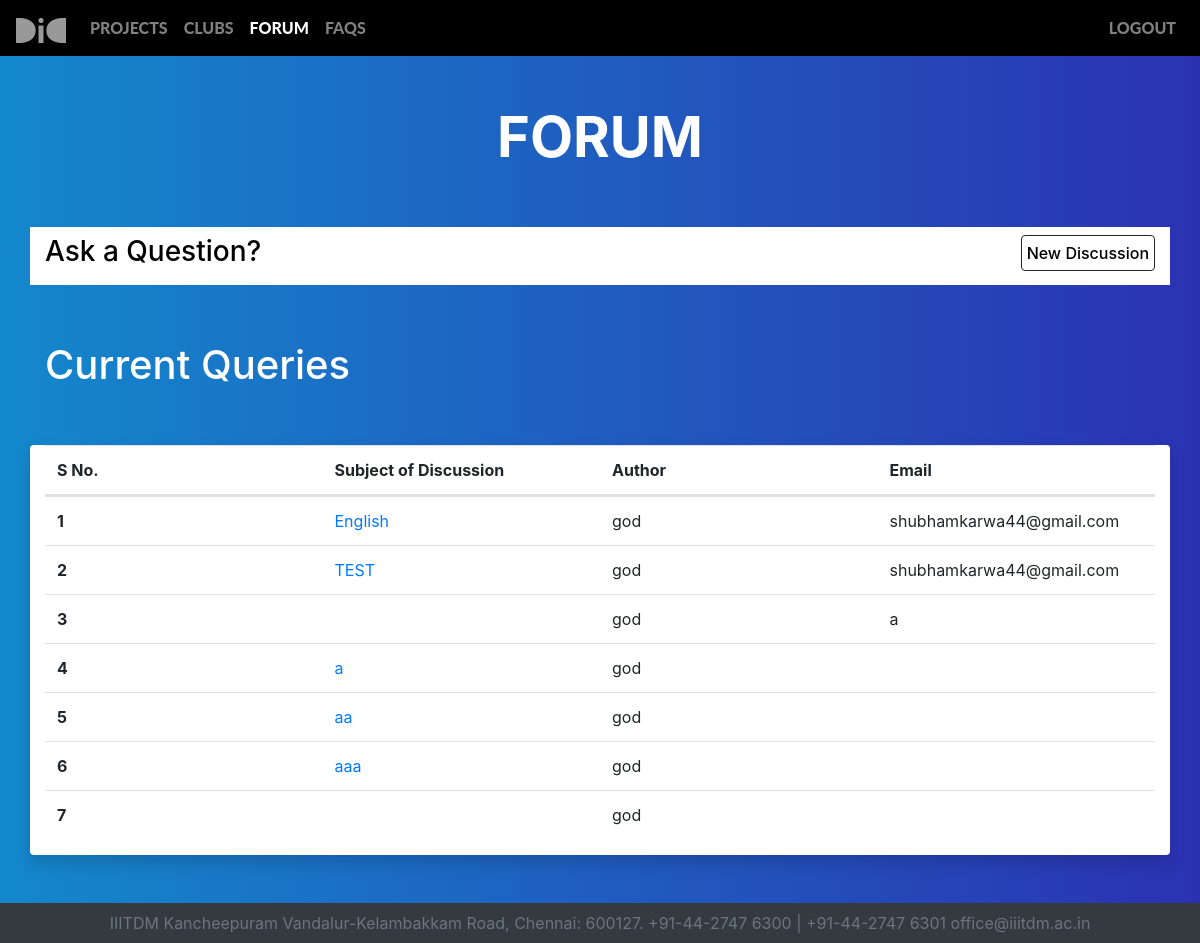
The app's page /forms/ (signed in), older data.
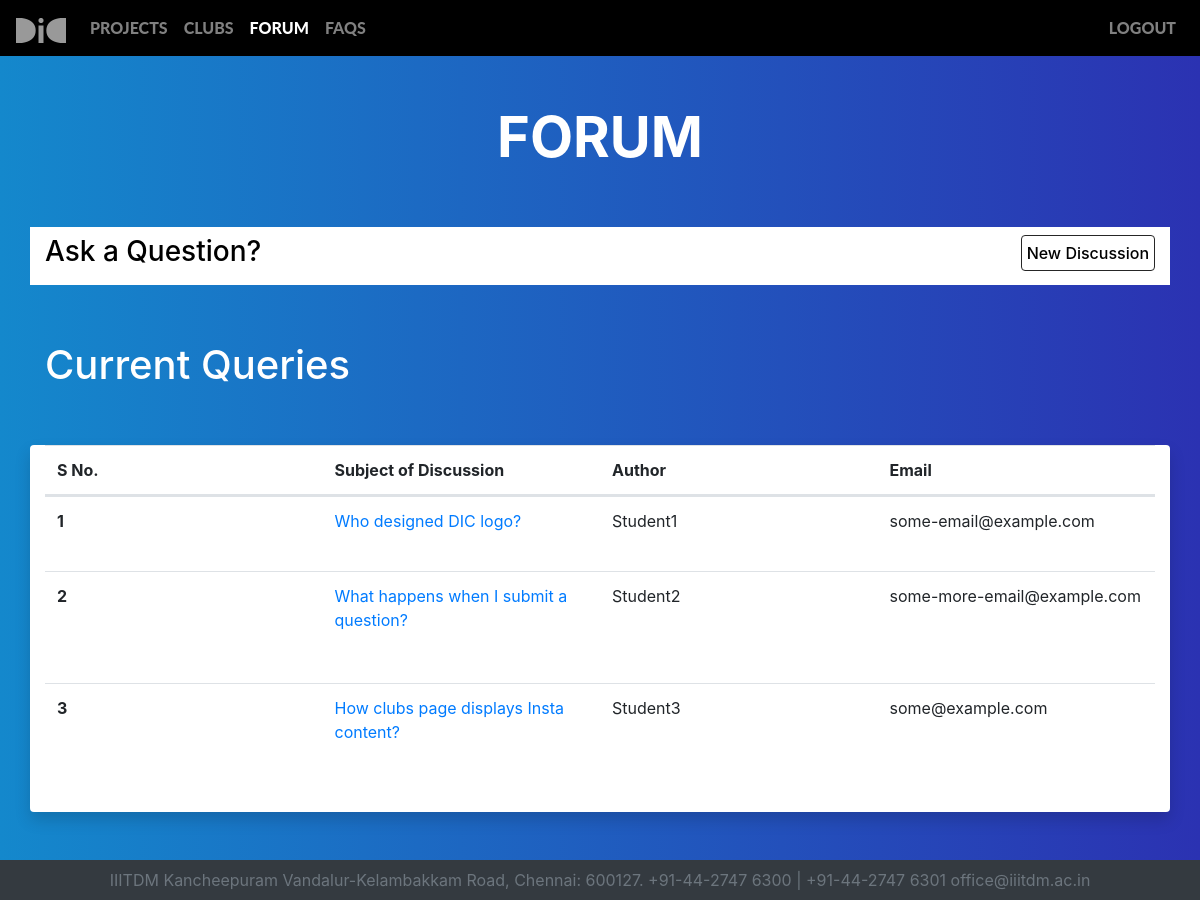
The same page, newer data.
### Forum/models.py (models this page shows)
class query(models.Model):
	name = models.CharField(max_length=20)
	email = models.EmailField(blank=True)
	content = models.TextField(max_length=500, blank= True)
	subject= models.CharField(max_length=100)

### Forum/views.py (the view, shortened to what this page needs)
# urls.py: path('forms/', views.index, name="forms"),
@login_required(login_url="/login/")
def index(request):
	if request.method=='GET':
		context= {
			 "queries":query.objects.all()
		 }
		return render(request,"Forum/index.html",context)

### Forum/templates/Forum/index.html (shortened to what this page needs)
{%extends "Forum/base.html"%}
{% load static %}
{% block content %}
<link rel="stylesheet" type="text/css" href="https://stackpath.bootstrapcdn.com/bootstrap/4.4.1/css/bootstrap.min.css">
<link rel="stylesheet"  href='{% static "css/forumindexstyle.css" %}'>
<div id="page">
	<header class="py-5 text-center">
		<h1 class="display-4 font-weight-bold" style="color: #ffffff;">FORUM</h1>
	</header>
	<div class="container">
		<div class ="row bg-white py-2">
			<div class="col-lg-12" >
				<div class="pullleft">
					<h3 style="color: #000000;">Ask a Question?</h3>
				</div>
				<div class="pullright">
					<a id="new_disc_button" class="btn btn primary logout" href="#" onclick="start_discussion()">New Discussion</a>
				</div>
			</div>
		</div>
	<div class="container py-4">
	</div>
		<h1 style="color: #ffffff;margin-top: 0.5rem;"> Current Queries </h1>
		<div class="row py-5">
			<div class="col-lg-12 mx-auto bg-white rounded shadow">
				<div class="table-responsive">
					<table class="table table-fixed">
						<thead>
							<tr>
								<th scope="col" class="col-3">S No.</th>
								<th scope="col" class="col-3">Subject of Discussion</th>
								<th scope="col" class="col-3">Author</th>
								<th scope="col" class="col-3">Email</th>
							</tr>
						</thead>
						<tbody>
							{%for query in queries%}
							<tr>
								<th scope="row" class="col-3">{{ forloop.counter}}</th>
								<td class="col-3"><a href= "/forms/{{query.id}}/">{{query.subject}}</a></td>
								<td class="col-3">{{query.name}}</td>
								<td class="col-3">{{query.email}}</td>
							</tr>
							{% endfor %}
						</tbody>
					</table>
				</div>
			</div>
		</div>
	</div>
</div>
{% endblock %}

### Forum/templates/Forum/base.html (shortened to what this page needs)
{% load static %}
<!DOCTYPE html>
<html>
	<head>
	<link rel="stylesheet" href="https://stackpath.bootstrapcdn.com/bootstrap/4.4.1/css/bootstrap.min.css">
	<link rel="stylesheet" href='{% static "css/style.css" %}'>
	</head>
	<body data-spy="scroll" data-target="#navbarResponsive" class="d-flex flex-column">
		<header>
			<div class="container">
			<nav class="navbar navbar-custom navbar-expand-md navbar-dark fixed-top">
				<a class="navbar-brand" href="/"><img src='{% static "images/logo_DIC.png" %}' alt="Home" style="height: 25px;"></a>
				<div class="collapse navbar-collapse" id="navbarResponsive">
					<div class="navbar-nav mr-auto">
							<a class="nav-item nav-link" href="/projects/">Projects</a>
							<a class="nav-item nav-link" href="/clubs/">Clubs</a>
							<a class="nav-item active nav-link" href="/forms/">Forum</a>
							<a class="nav-item nav-link" href="/FAQs/">FAQs</a>
					</div>
					{% if user.is_authenticated %}
						<div class="nav navbar-nav nav-right">
							<a class="nav-item nav-link" href="/logout/">Logout</a>
						</div>
					{% else %}
						<div class="nav navbar-nav nav-right">
							<a class="nav-item nav-link" href="/login/"><span class="glyphicon glyphicon-log-in"></span>Login</a>
						</div>
					{% endif %}
				</div>
			</nav>
			</div>
		</header>
        <main class="flex-fill">
			{% block content %}
			{% endblock %}
        </main>
		<footer class="py-2 bg-dark">
			<div class="container text-center">
				<div class="text-muted">IIITDM Kancheepuram
					Vandalur-Kelambakkam Road,
					Chennai: 600127.
					 +91-44-2747 6300 |  +91-44-2747 6301
					 office@iiitdm.ac.in
				</div>
			</div>
		</footer>
	</body>
</html>

### static/css/style.css (style rules this page uses)
html, body { height: 100%; width: 100%; min-height: 100vh; font-family: 'Lato', sans-serif; color: #ffffff; }
.flex-fill { flex:1 1 auto; }
.navbar { text-transform: uppercase; font-family: 'Lato', sans-serif; font-weight: 800; }
.navbar-custom { background-color: black; }
.navbar-nav .nav-link { color: #999999; }
.logout { background-color:#506cb5; color: white; border-color:black; border-width: thin; padding:5px; font-weight: 500; }

### static/css/forumindexstyle.css (style rules this page uses)
#page { background-image: linear-gradient(to right, #1488CC, #2B32B2); padding-top: 56px; padding-bottom: 0; height: 100%; }
.logout { background-color:white; color: black; border-color: #262626; padding:5px; font-weight: 500; text-align: center; cursor: pointer; }
.table-fixed tbody { height: 300px; overflow-y: auto; width: 100%; }
.table-fixed thead, .table-fixed tbody, .table-fixed tr, { display: block; }
.pullleft { float: left; display:inline-block; }
.pullright { float: right; display: inline-block; }

Row changes from the older to the newer data that the page shows:
removed query: subject "English", name "god", email "shubhamkarwa44@gmail.com"
removed query: subject "TEST", name "god", email "shubhamkarwa44@gmail.com"
removed query: name "god", email "a"
removed query: subject "a", name "god"
removed query: subject "aa", name "god"
removed query: subject "aaa", name "god"
removed query: name "god"
added query: subject "Who designed DIC logo?", name "Student1", email "some-email@example.com"
added query: subject "What happens when I submit a question?", name "Student2", email "some-more-email@example.com"
added query: subject "How clubs page displays Insta content?", name "Student3", email "some@example.com"
